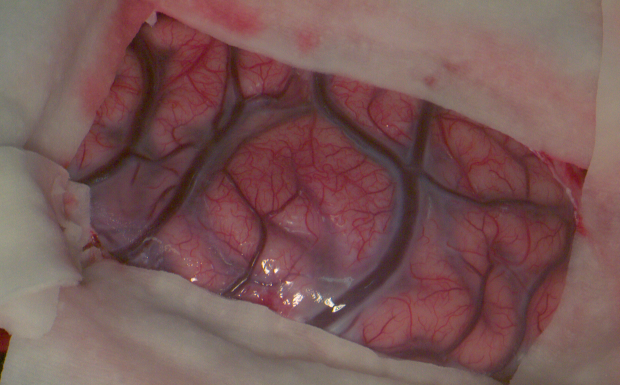
#> input picture images/Patient1/initial_img.png, 1240 x 770 px, found by its file name (shown at 1/2 size)
$ python manual_segmentation.py
#> lines starting #> are read from the running program, lines starting #| are printed output that depends on the picture; after the words box and inside, x2 and y2 are one past the last pixel; in counts of white or black regions, pixels touching at a corner belong together
import numpy as np
import cv2 as cv
import matplotlib.pyplot as plt
from matplotlib.widgets import Slider, Button
from matplotlib.colors import ListedColormap

# Compute histogram equalization within the surgical window of RGB image
def EqualizeHist(img,mask):
    r = np.copy(img[:,:,0])
    g = np.copy(img[:,:,1])
    b = np.copy(img[:,:,2])
    coord = np.where(mask==255)
    r_pixels = r[coord]
    g_pixels = g[coord]
    b_pixels = b[coord]
    r_equalized_pixels = cv.equalizeHist(r_pixels)
    g_equalized_pixels = cv.equalizeHist(g_pixels)
    b_equalized_pixels = cv.equalizeHist(b_pixels)
    for i, C in enumerate(zip(coord[0], coord[1])):
        r[C[0], C[1]] = r_equalized_pixels[i][0]
        g[C[0], C[1]] = g_equalized_pixels[i][0]
        b[C[0], C[1]] = b_equalized_pixels[i][0]
    return np.dstack([r,g,b])


##

# Load image
path = "/home/caredda/DVP/simulation/CREATIS-UCL-White-Monte-Carlo-Framework/images/Patient1/"
img = cv.imread(path+"initial_img.png")
#> img is the input picture: shape (770, 1240, 3); mean B, G, R 85.4, 86.5, 120.6
mask = cv.imread(path+"mask.png",cv.IMREAD_GRAYSCALE)
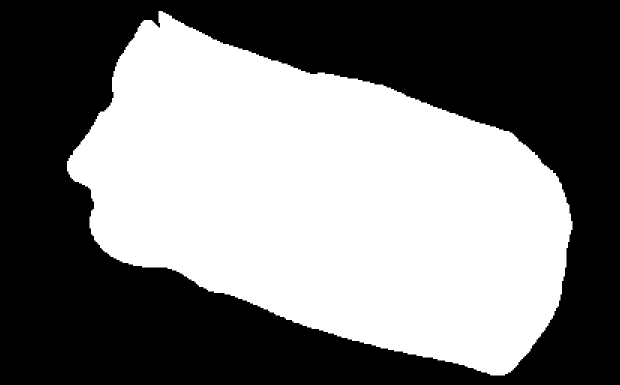
#> input picture images/Patient1/mask.png, 1240 x 770 px, found by its file name (shown at 1/2 size)
#> mask: shape (770, 1240); 47.6% white; 1 white region

#find boundrect of the contour of mask
contours, hierarchy = cv.findContours(np.copy(mask), cv.RETR_TREE, cv.CHAIN_APPROX_SIMPLE)
#> contours = 1 contour; box (x1, y1, x2, y2) and area: (134, 22, 1145, 751) 452968
x,y,w,h = cv.boundingRect(contours[0])
#> x = 134; y = 22; w = 1011; h = 729

mask = mask[y:y+h,x:x+w]
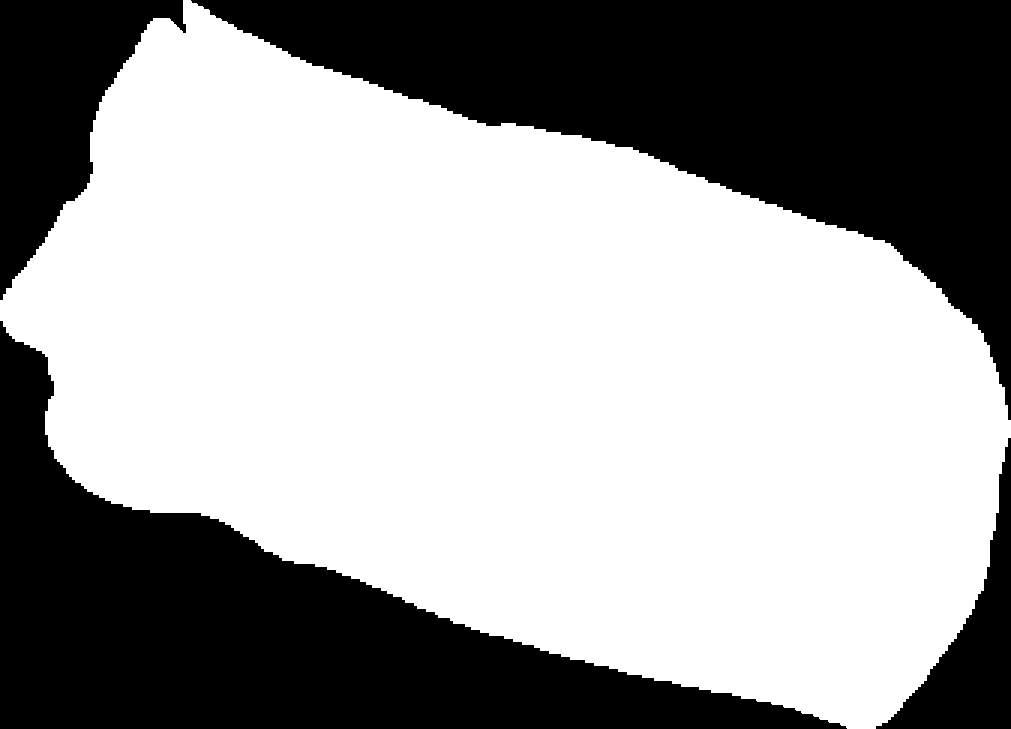
#> mask: shape (729, 1011); 61.7% white; 4 black regions, box (x1, y1, x2, y2) and area: (191, 0, 1011, 420) 128446, (0, 321, 847, 729) 114895, (0, 0, 186, 300) 26573, (876, 438, 1011, 729) 12537
img = img[y:y+h,x:x+w,:]
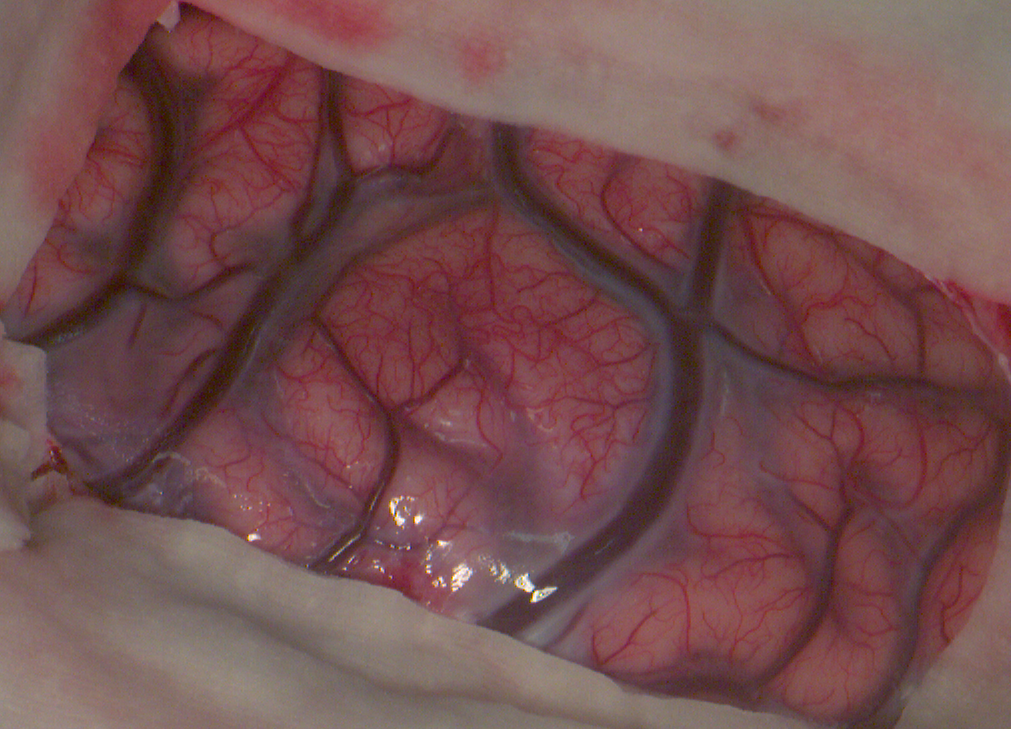
#> img: shape (729, 1011, 3); mean B, G, R 79.3, 78.5, 116.7


# Apply histrogtamm equalization
# img_proc = EqualizeHist(img,mask)
img_proc = img

#Only selet pixel inside the ROI
r = np.copy(img_proc[:,:,0])
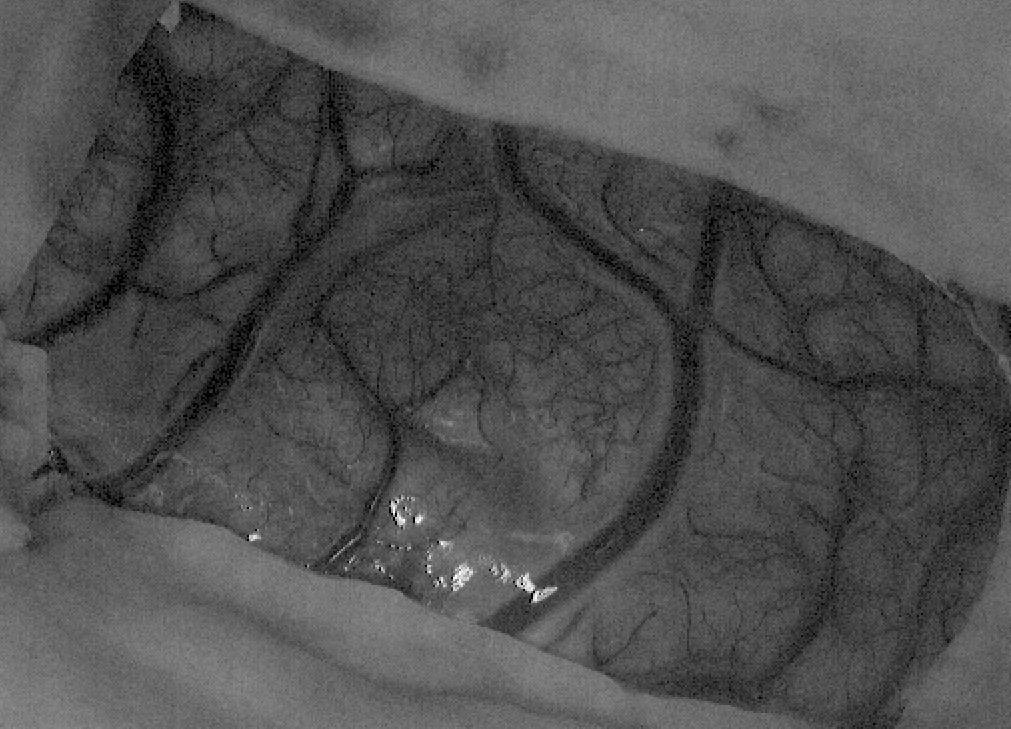
#> r: shape (729, 1011); min 0, max 255, mean 79.3
g = np.copy(img_proc[:,:,1])
b = np.copy(img_proc[:,:,2])
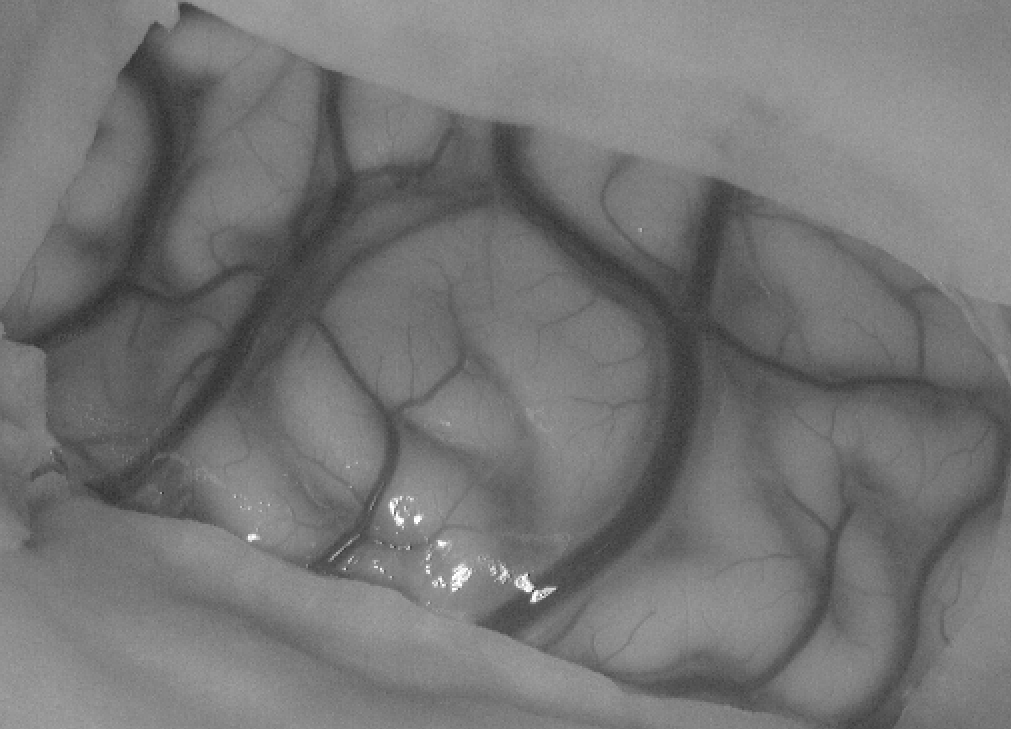
#> b: shape (729, 1011); min 44, max 255, mean 116.7
coord = np.where(mask==255)
#> coord = 454568 positions, rows 0 to 728, columns 0 to 1010
r_pixels = r[coord]
g_pixels = g[coord]
b_pixels = b[coord]

#Init Z for K-means clustering
Z = np.squeeze(np.dstack([r_pixels,g_pixels,b_pixels]))
Z = Z.astype(np.float32)

# Apply K-means clustering
K = 10
criteria = (cv.TERM_CRITERIA_EPS + cv.TERM_CRITERIA_MAX_ITER, 500, 1.0)
#> (the run stopped early here; a loop or call above may not have finished)
